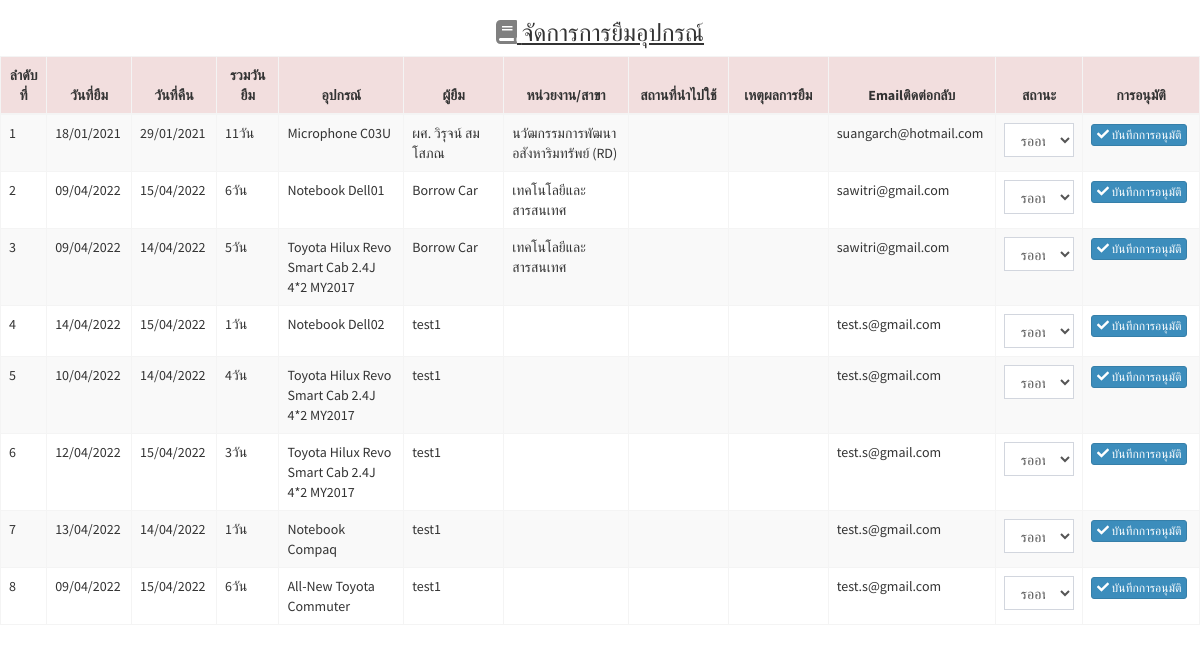
The app's page /admin/form_listborrow.php with its own data.
### tables this page shows
CREATE TABLE `borrow` (
  `borrow_id` int(10) NOT NULL,
  `b_date` date NOT NULL,
  `r_date` date NOT NULL,
  `r1_date` date NOT NULL,
  `item_name` varchar(50) NOT NULL,
  `item_use` int(11) NOT NULL,
  `name` varchar(100) NOT NULL,
  `dept_name` varchar(100) NOT NULL,
  `email` varchar(100) NOT NULL,
  `recieve` varchar(20) NOT NULL,
  `b_status` varchar(20) NOT NULL,
  `r_status` varchar(20) NOT NULL,
  `timestamp` timestamp NOT NULL DEFAULT current_timestamp() ON UPDATE current_timestamp()
);

### admin/form_listborrow.php (the view, shortened to what this page needs)
<?php
include('css.php');
include('../condb.php');
$query = "SELECT * FROM borrow ORDER BY borrow_id ASC" or die("Error:" . mysqli_error($con));
$result = mysqli_query($con, $query);
?>
<h3 align='center'><u><i class='fa fa-book' style="font-size:24x;color:gray"></i> จัดการการยืมอุปกรณ์</u></h3>
<table id="example1" class="table table-bordered  table-hover table-striped">
<thead>
 <tr class="danger">
    <th width='3%'><center>ลำดับที่</center></th>
    <th width='5%'><center>วันที่ยืม</center></th>
    <th width='5%'><center>วันที่คืน</center></th>
    <th width='5%'><center>รวมวันยืม</center></th>
    <th width='10%'><center>อุปกรณ์</center></th>
    <th width='8%'><center>ผู้ยืม</center></th>
    <th width='10%'><center>หน่วยงาน/สาขา</center></th>
    <th width='8%'><center>สถานที่นำไปใช้</center></th>
    <th width='8%'><center>เหตุผลการยืม</center></th>
    <th width='7%'><center>Emailติดต่อกลับ</center></th>
    <th width='7%'><center>สถานะ</center></th>
    <th width='7%'><center>การอนุมัติ</center></th>
  </tr>
</thead>
<tbody>
  <?php
  $count=0;
  while($row = mysqli_fetch_array($result)) {
    $count++;
  echo "<tr>";
    echo "<td>" .$count .  "</td> ";
    echo "<td>";
    echo date('d/m/Y',strtotime($row["b_date"]));
    echo "</td> ";
    echo "<td>";
    echo date('d/m/Y',strtotime($row["r_date"]));
    echo "</td> ";
    echo "<td>";
    $datestart=$row["b_date"];
    $dateend=$row["r_date"];
    $calculate =strtotime("$dateend")-strtotime("$datestart");
    $sumdate=floor($calculate / 86400);
    $sm = $sumdate;
    echo $sm;
    echo 'วัน';
    echo "</td> ";
    echo "<td>" .$row["item_name"] .  "</td> ";
    echo "<td>" .$row["name"] .  "</td> ";
    echo "<td>" .$row["dept_name"] .  "</td> ";
    echo "<td>" .$row["location"] .  "</td> ";
    echo "<td>" .$row["remark"] .  "</td> ";
    echo "<td>" .$row["email"] .  "</td> ";
    echo "<td>";
    echo  "<select name='b_status' id='b_status' class='form-control'>";
     echo      "<option value='รออนุมัติ'>รออนุมัติ</option> ";
     echo   "</select>";
     echo "</td> ";
    echo "<td><a href='form.php?p=editborrow2&ID=$row[0]' <button type='button' class='btn btn-primary btn-xs'><i class='fa fa-check' value='submit'></i> บันทึกการอนุมัติ</button></a>
</td> ";
  echo "</tr>";
  }
echo "</table>";
?>

### records on screen
borrow: b_date "18/01/2021", r_date "29/01/2021", sm "11", item_name "Microphone C03U", name "ผศ. วิรุจน์ สมโสภณ", dept_name "นวัฒกรรมการพัฒนาอสังหาริมทรัพย์ (RD)", email "suangarch@hotmail.com"
borrow: b_date "09/04/2022", r_date "15/04/2022", sm "6", item_name "Notebook Dell01", name "Borrow Car", dept_name "เทคโนโลยีและสารสนเทศ", email "sawitri@gmail.com"
borrow: b_date "09/04/2022", r_date "14/04/2022", sm "5", item_name "Toyota Hilux Revo Smart Cab 2.4J 4*2 MY2017", name "Borrow Car", dept_name "เทคโนโลยีและสารสนเทศ", email "sawitri@gmail.com"
borrow: b_date "14/04/2022", r_date "15/04/2022", sm "1", item_name "Notebook Dell02", name "test1", email "test.s@gmail.com"
borrow: b_date "10/04/2022", r_date "14/04/2022", sm "4", item_name "Toyota Hilux Revo Smart Cab 2.4J 4*2 MY2017", name "test1", email "test.s@gmail.com"
borrow: b_date "12/04/2022", r_date "15/04/2022", sm "3", item_name "Toyota Hilux Revo Smart Cab 2.4J 4*2 MY2017", name "test1", email "test.s@gmail.com"
borrow: b_date "13/04/2022", r_date "14/04/2022", sm "1", item_name "Notebook Compaq", name "test1", email "test.s@gmail.com"
borrow: b_date "09/04/2022", r_date "15/04/2022", sm "6", item_name "All-New Toyota Commuter", name "test1", email "test.s@gmail.com"
